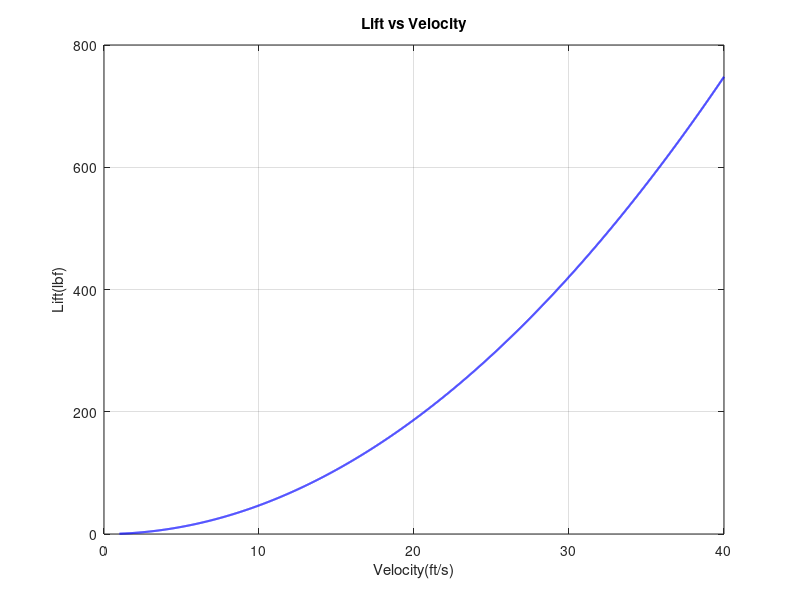
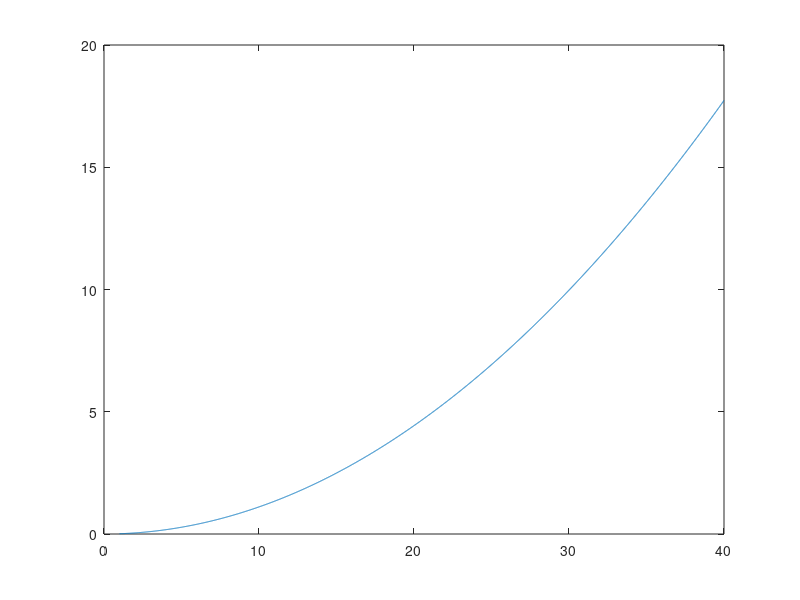

MATLAB code for these plots, in order: (Note: this script raises an error after producing the figures.)
clc
clear all

air_density = 1.225 ;
wing_surface_area = 0.424 ;
lift_coefficient = 1.8 ;
weight = 4.3*9.81 ;

velocity = 1:0.01:40 ;

lift = 0.5*air_density*(velocity).^2*wing_surface_area*lift_coefficient ;
figure(1)
plot(velocity,lift,'b','Linewidth',1.5) ;

grid on 
xlabel('Velocity(ft/s)') ;
ylabel('Lift(lbf)') ;
title('Lift vs Velocity') ;

v1 = 17 ;

n = (0.5*air_density*v1^2*wing_surface_area*lift_coefficient)/(weight) ;
disp(n)

figure(2)
n1 = lift./weight ;
plot(velocity,n1)
yline(n)
